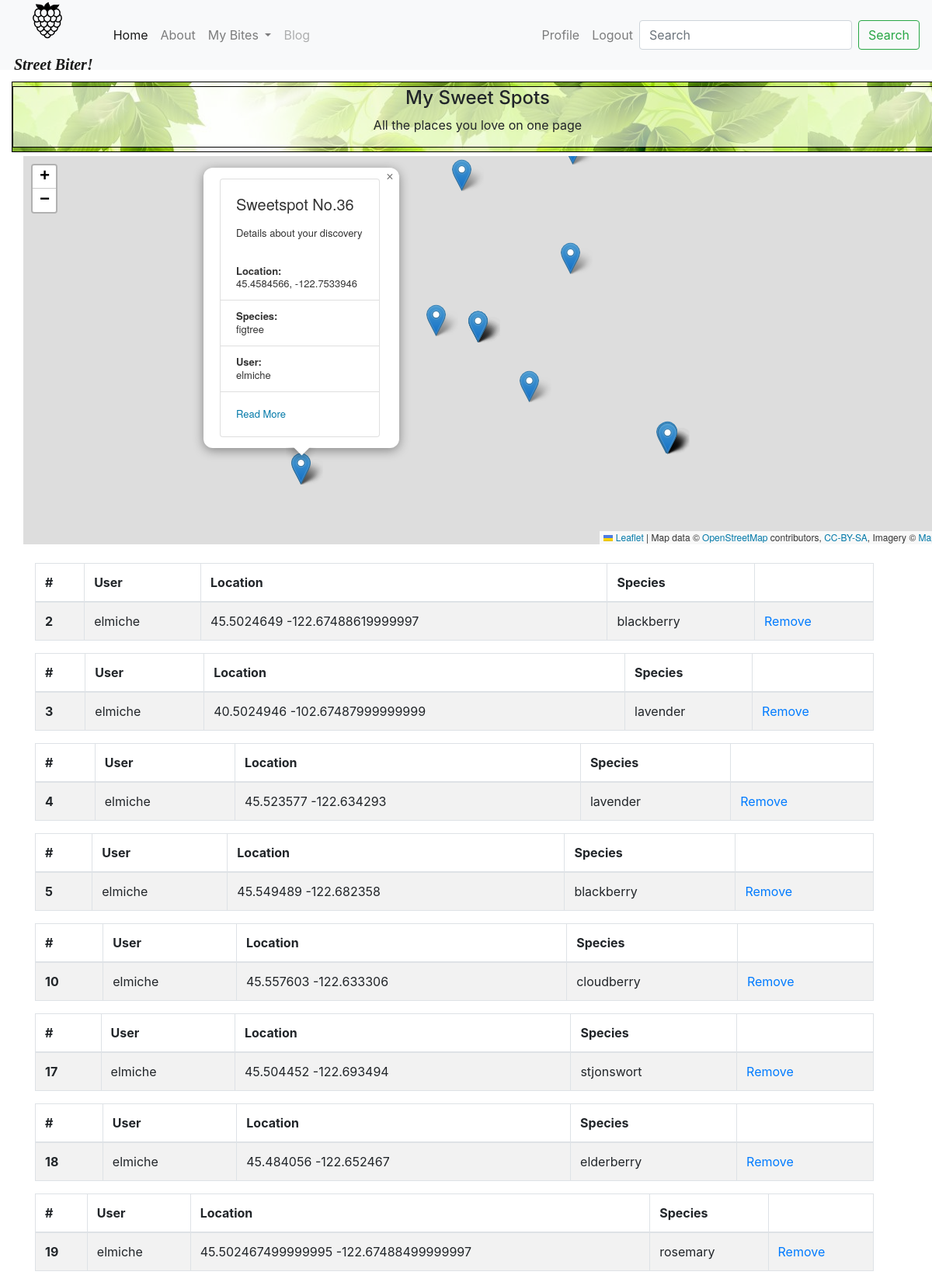
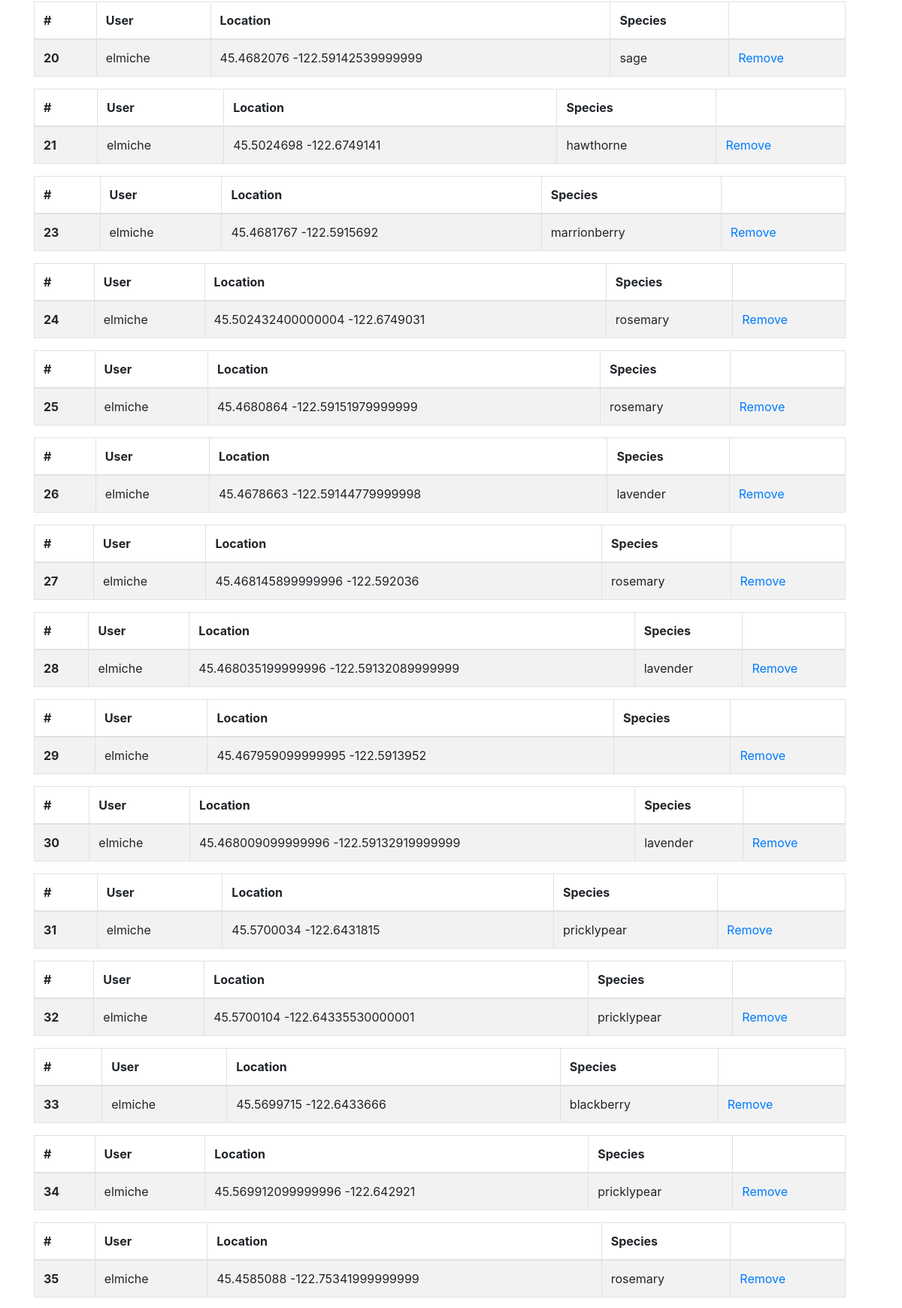
The app's page /my_sweetspots/ (signed in, upper part) with its own data (2 pictures, top to bottom).
### street_biter_app/models.py (models this page shows)
class Street_biter(models.Model):
    date_posted = models.DateTimeField(default=timezone.now)
    user = models.ForeignKey(User, on_delete=models.CASCADE, default=None)
    latitude = models.CharField(max_length=16, default=0)
    longitude = models.CharField(max_length=16, default=0)
    details = models.CharField(max_length=900, default='add details')
    species = models.CharField(max_length=20, default='add details')

### street_biter_app/views.py (the view)
# urls.py: path('my_sweetspots/', views.my_sweetspots, name='my_sweetspots'),
@login_required
def my_sweetspots(request):
    sweetspots = Street_biter.objects.filter(user = request.user)
    context = {
        'sweetspots' : sweetspots
    }
    return render(request, 'street_biter_app/sweetspots.html', context)

### templates/street_biter_app/sweetspots.html (shortened to what this page needs)
{% extends 'base.html' %}
{% load static %}
{% load crispy_forms_tags %}
{% block content %}
<link rel="stylesheet" href="https://unpkg.com/leaflet@1.6.0/dist/leaflet.css"
integrity="sha512-xwE/Az9zrjBIphAcBb3F6JVqxf46+CDLwfLMHloNu6KEQCAWi6HcDUbeOfBIptF7tcCzusKFjFw2yuvEpDL9wQ=="
crossorigin=""/>
<link rel="stylesheet" href="{% static 'css/style.css' %}"/>
<div class="sweet-txtbox">
    <div class="sweet-text">
    <h4>My Sweet Spots</h4>
    <p>All the places you love on one page</p>
</div>
</div>
<div class="container sweetspot-content">
    <div class="row">
    <div class="col-sm-12 sweet-map">
            <div id="sweetspotsid"></div>
        </div>
    </div>
{% for sweetspot in sweetspots %}
<div class="container-fluid">
    <div class="table-responsive">
        <table class="table table-hover table-bordered table-striped">
            <thead>
            <tr>
                <th scope="col">#</th>
                <th scope="col">User</th>
                <th scope="col">Location</th>
                <th scope="col">Species</th>
                <th scope="col">  </th>
            </tr>
            </thead>
            <tbody>
            <tr>
                <th scope="row">{{ sweetspot.id }}</th>
                <td>{{ sweetspot.user }}</td>
                <td>{{ sweetspot.latitude }} {{ sweetspot.longitude }}</td>
                <td>{{ sweetspot.species }}</td>
                <td><a href="">Remove</a> </td>
            </tr>
            </tbody>
        </table>
    </div>
</div>
{% endfor %}
</div>
{% endblock %}

### templates/base.html (shortened to what this page needs)
{% load static %}
<!doctype html>
<html lang="en">
  <head>
    <link rel="stylesheet" href="{% static 'css/style.css' %}"/>
    <link rel="stylesheet" href="https://stackpath.bootstrapcdn.com/bootstrap/4.4.1/css/bootstrap.min.css">
  </head>
  <body>
  <header class="site-header">
    <nav class="navbar navbar-expand-md navbar-light bg-light">
      <a class="navbar-brand" href="{% url 'app-home' %}">
        <img src="/static/street_biter_app/images/rasp-outline.svg" width="60" height="60" class="d-inline-block align-top SBlogo" alt="">
        <p class="sbtext"> Street Biter!</p>
     </a>
      <div class="collapse navbar-collapse" id="navbarSupportedContent">
        <ul class="navbar-nav mr-auto">
          <li class="nav-item active">
            <a class="nav-link" href="{% url 'app-home' %}">Home <span class="sr-only">(current)</span></a>
          </li>
          <li class="nav-item">
            <a class="nav-link" href="{% url 'about-page' %}">About</a>
          </li>
          <li class="nav-item dropdown">
            <a class="nav-link dropdown-toggle" href="#" id="navbarDropdown" role="button" data-toggle="dropdown" aria-haspopup="true" aria-expanded="false">
              My Bites
            </a>
          </li>
          <li class="nav-item">
            <a class="nav-link disabled" href="#" tabindex="-1" aria-disabled="true">Blog</a>
          </li>
        </ul>
        <form class="form-inline my-2 my-lg-0">
            <div class="navbar-nav">
              {% if user.is_authenticated %}
                <a class="nav-item nav-link" href="{% url 'profile' %}">Profile</a>
                <a class="nav-item nav-link" href="{% url 'logout' %}">Logout</a>
              {% else %}
                <a class="nav-item nav-link" href="{% url 'login' %}">Login</a>
                <a class="nav-item nav-link" href="{% url 'register' %}">Register</a>
              {% endif %}
            </div>
          <input class="form-control mr-sm-2" type="search" placeholder="Search" aria-label="Search">
          <button class="btn btn-outline-success my-2 my-sm-0" type="submit">Search</button>
        </form>
      </div>
    </nav>
  </header>
<div class="col-md-8">
  {% block content %}
  {% endblock %}
</div>
  </body>
</html>

### street_biter_app/static/css/style.css (style rules this page uses)
.leaflet-container { width: 600px; height: 600px; float: left; }
.SBlogo { margin-top: 15px; margin-left: 10px; margin-bottom: none; }
.sbtext { font-family: fantasy; font-style: italic; font-weight: bold ; margin-bottom: 5px; padding: 2px; }
.navbar { height: 90px; }
#sweetspotsid { width: 100vw; height: 500px; }
.sweetspot-content { height: 100vh; width: 100vw; padding-left: none; }
.sweet-text { text-align: center; margin-top: 5px; margin-bottom: 5px; background-color: #fefffb93; border: 1px solid black; }
.sweet-txtbox { width: 100vw; margin-top: 15px; margin-bottom: 5px; border: 1px solid black; background-image: url('/static/street_biter_app/images/background.jpg'); }
@media (min-width: 576px) { .SBlogo { margin-top: 15px; margin-left: 15px; margin-bottom: 10px; } }
@media (min-width: 576px) { .sbtext { font-family: fantasy; font-style: italic; font-weight: bold ; margin-bottom: 10px; padding: none; } }

### records on screen
Street_biter: id "2", user "elmiche", latitude "45.5024649", longitude "-122.67488619999997", species "blackberry"
Street_biter: id "3", user "elmiche", latitude "40.5024946", longitude "-102.67487999999999", species "lavender"
Street_biter: id "4", user "elmiche", latitude "45.523577", longitude "-122.634293", species "lavender"
Street_biter: id "5", user "elmiche", latitude "45.549489", longitude "-122.682358", species "blackberry"
Street_biter: id "10", user "elmiche", latitude "45.557603", longitude "-122.633306", species "cloudberry"
Street_biter: id "17", user "elmiche", latitude "45.504452", longitude "-122.693494", species "stjonswort"
Street_biter: id "18", user "elmiche", latitude "45.484056", longitude "-122.652467", species "elderberry"
Street_biter: id "19", user "elmiche", latitude "45.502467499999995", longitude "-122.67488499999997", species "rosemary"
Street_biter: id "20", user "elmiche", latitude "45.4682076", longitude "-122.59142539999999", species "sage"
Street_biter: id "21", user "elmiche", latitude "45.5024698", longitude "-122.6749141", species "hawthorne"
Street_biter: id "23", user "elmiche", latitude "45.4681767", longitude "-122.5915692", species "marrionberry"
Street_biter: id "24", user "elmiche", latitude "45.502432400000004", longitude "-122.6749031", species "rosemary"
Street_biter: id "25", user "elmiche", latitude "45.4680864", longitude "-122.59151979999999", species "rosemary"
Street_biter: id "26", user "elmiche", latitude "45.4678663", longitude "-122.59144779999998", species "lavender"
Street_biter: id "27", user "elmiche", latitude "45.468145899999996", longitude "-122.592036", species "rosemary"
Street_biter: id "28", user "elmiche", latitude "45.468035199999996", longitude "-122.59132089999999", species "lavender"
Street_biter: id "29", user "elmiche", latitude "45.467959099999995", longitude "-122.5913952"
Street_biter: id "30", user "elmiche", latitude "45.468009099999996", longitude "-122.59132919999999", species "lavender"
Street_biter: id "31", user "elmiche", latitude "45.5700034", longitude "-122.6431815", species "pricklypear"
Street_biter: id "32", user "elmiche", latitude "45.5700104", longitude "-122.64335530000001", species "pricklypear"
Street_biter: id "33", user "elmiche", latitude "45.5699715", longitude "-122.6433666", species "blackberry"
Street_biter: id "34", user "elmiche", latitude "45.569912099999996", longitude "-122.642921", species "pricklypear"
Street_biter: id "35", user "elmiche", latitude "45.4585088", longitude "-122.75341999999999", species "rosemary"
